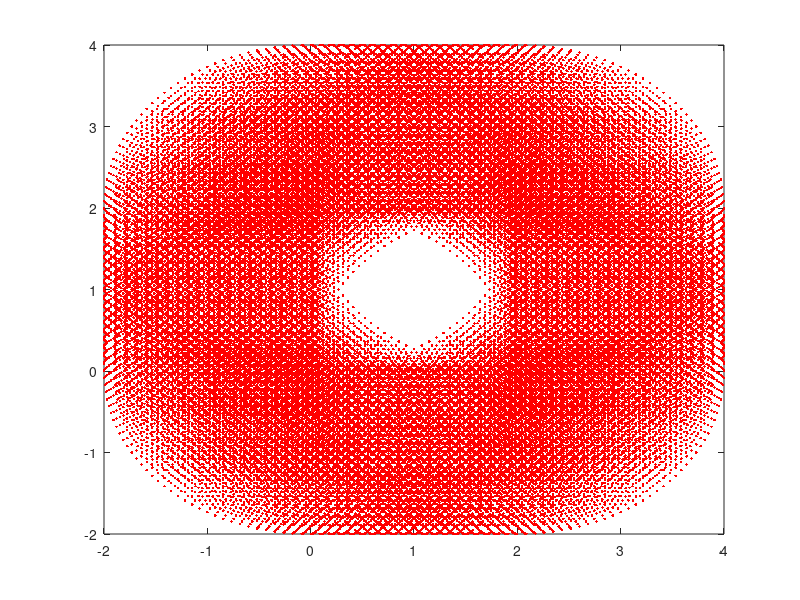

This figure's MATLAB source:
% %% ME 572- Homework Set #1. Problem 1.
% % Assumptions: For simplicity in the sketches the following will be followed:
% % 1) All links with revolute joints will be 3" long.
% % 2) All revolute joints will have full range of motion (0-360)
% % 3) All prismatic joints will have a range 1"-4".
% % There are 8 different possible combinations of 3 joint manipulators.
% j=['R','P'];
% for a=j
%     for b=j
%         for c=j
%             fprintf('%c%c%c\n',a,b,c);
%         end
%     end
% end
% 
% %% 

theta=[0:2.5:360];
lr=2;
lp=0:.1:2;

% RRR
[l1,l2,Theta3]=meshgrid(lp,lp,theta);
Theta1=0;
Theta2=90;
% Theta3=Theta2;
X=l1.*cosd(Theta1)+l2.*cosd(Theta2)+lr.*cosd(Theta3);
Y=l1.*sind(Theta1)+l2.*sind(Theta2)+lr.*sind(Theta3);

X=reshape(X,1,numel(X));
Y=reshape(Y,1,numel(Y));
plot(X,Y,'r.');
% m=min([a(1) a(3)]);
% mx=max([a(2) a(4)]);
% axis([m mx m mx]);
% RRP
% pause;
% [Theta1,Theta2,Lp]=meshgrid(theta,theta,lp);
% Theta2=Theta2+Theta1;
% Theta3=Theta2;
% X=lr*cosd(Theta1)+lr*cosd(Theta2)+Lp.*cosd(Theta3);
% Y=lr*sind(Theta1)+lr*sind(Theta2)+Lp.*sind(Theta3);
% X=reshape(X,1,numel(X));
% Y=reshape(Y,1,numel(Y));
% plot(X,Y,'b.');
% % RPR
% pause;
% [Theta1,Lp1,Lp2]=meshgrid(theta,Lp,lp);
% Theta2=Theta1+45;
% Theta3=Theta1-45;
% X=lr*cosd(Theta1)+Lp1*cosd(Theta2)+Lp2.*cosd(Theta3);
% Y=lr*sind(Theta1)+Lp1*sind(Theta2)+Lp2.*sind(Theta3);
% X=reshape(X,1,numel(X));
% Y=reshape(Y,1,numel(Y));
% plot(X,Y,'b.');